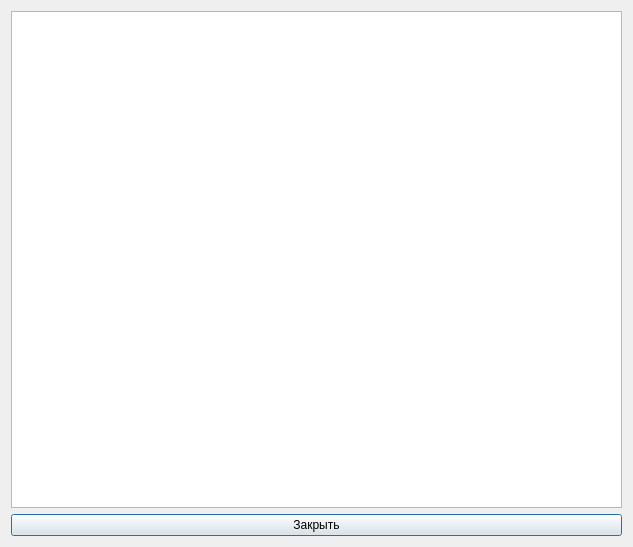
<?xml version="1.0" encoding="UTF-8"?>
<ui version="4.0">
 <class>RefWindow</class>
 <widget class="QDialog" name="RefWindow">
  <property name="geometry">
   <rect>
    <x>0</x>
    <y>0</y>
    <width>633</width>
    <height>547</height>
   </rect>
  </property>
  <property name="windowTitle">
   <string>Справка</string>
  </property>
  <layout class="QVBoxLayout" name="verticalLayout">
   <item>
    <widget class="QTextEdit" name="textEdit">
     <property name="font">
      <font>
       <pointsize>9</pointsize>
      </font>
     </property>
     <property name="readOnly">
      <bool>true</bool>
     </property>
    </widget>
   </item>
   <item>
    <widget class="QPushButton" name="pushButton">
     <property name="font">
      <font>
       <pointsize>9</pointsize>
      </font>
     </property>
     <property name="text">
      <string>Закрыть</string>
     </property>
    </widget>
   </item>
  </layout>
 </widget>
 <resources/>
 <connections/>
</ui>
